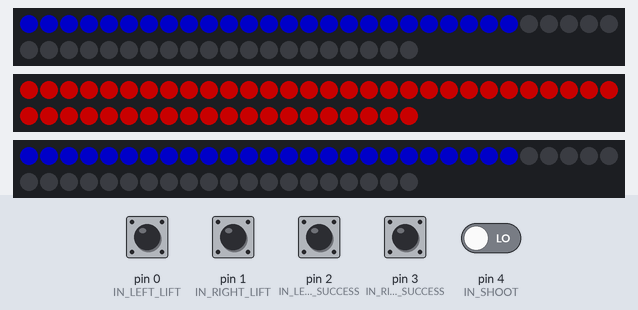
This sketch was run on a simulated Arduino Uno, built with avr-gcc and run on an emulated ATmega328P. On the bench: 3 × 50 RGB LEDs in strip order, left to right, continuing on the next row. The test bench sets the inputs (shaded band); at power-on: pin 0 (IN_LEFT_LIFT), pin 1 (IN_RIGHT_LIFT), pin 2 (IN_LEFT_SUCCESS), pin 3 (IN_RIGHT_SUCCESS), pin 4 (IN_SHOOT) LOW. Dim RGB values are drawn brighter than linear.

Above: at 1.2 s.
1.3 s: pin 4 (IN_SHOOT) driven HIGH
At 1.8 s:
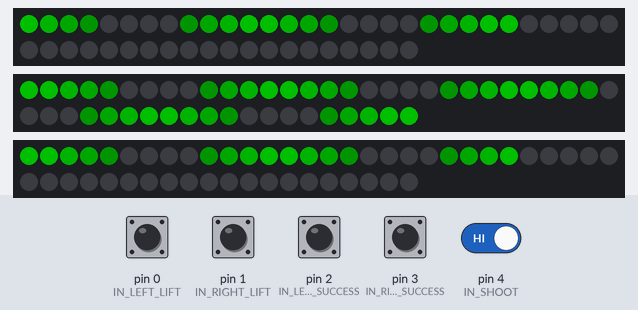
3.7 s: pin 4 (IN_SHOOT) driven LOW
At 4.9 s:
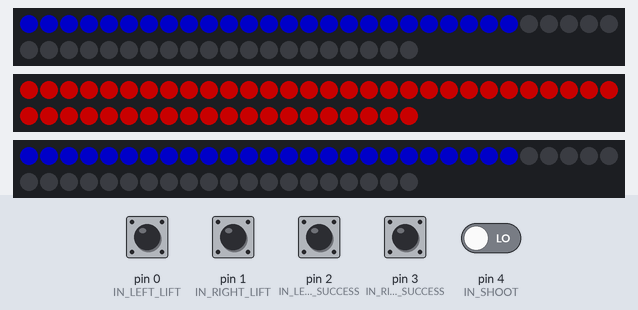
5.2 s: pin 1 (IN_RIGHT_LIFT) pulled HIGH for 1 s
At 5.68 s:
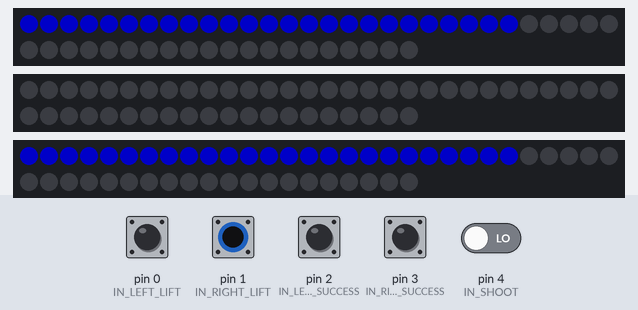
7.7 s: pin 0 (IN_LEFT_LIFT) pulled HIGH for 1 s
At 8.41 s:
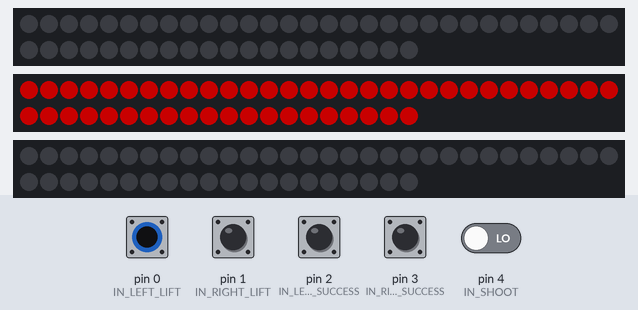
10.2 s: pin 0 (IN_LEFT_LIFT) driven HIGH and pin 1 (IN_RIGHT_LIFT) driven HIGH
At 11.44 s:
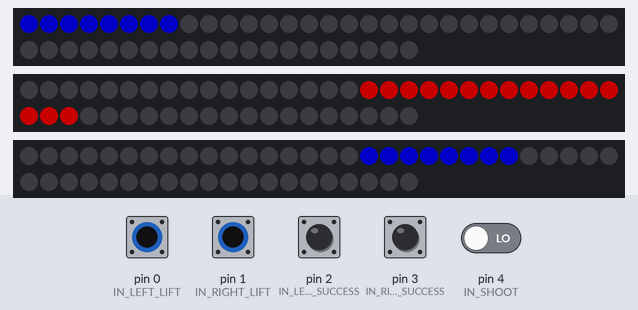
13.2 s: pin 0 (IN_LEFT_LIFT) driven LOW
At 13.99 s:
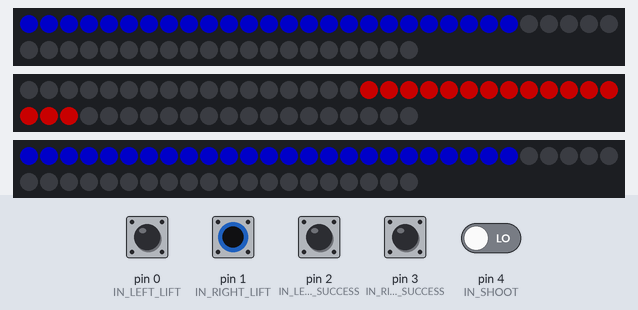
Timing chart, 0 to 16.2 s (numbered marks = the images above; inputs shaded):
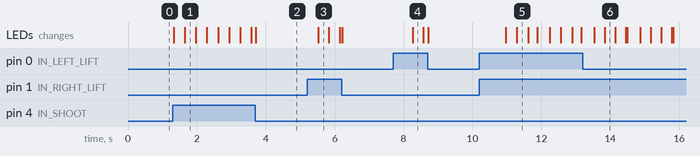

The sketch:

LEDControl.ino
```cpp
#include <Adafruit_NeoPixel.h>  //Library to control LED strip

#define NUM_LEDS 25      // Number of leds per strip (multiplied by 2 for 2 sides of the wing)

#define IN_LEFT_LIFT 0
#define IN_RIGHT_LIFT 1
#define IN_LEFT_SUCCESS 2
#define IN_RIGHT_SUCCESS 3
#define IN_SHOOT 4

#define LEFT_SIDE 0
#define RIGHT_SIDE 1

Adafruit_NeoPixel leftPixels = Adafruit_NeoPixel(NUM_LEDS * 2, 6, NEO_GRB + NEO_KHZ800); // 2nd number is pin
Adafruit_NeoPixel rightPixels = Adafruit_NeoPixel(NUM_LEDS * 2, 7, NEO_GRB + NEO_KHZ800);
Adafruit_NeoPixel leftPixels2 = Adafruit_NeoPixel(NUM_LEDS * 2, 8, NEO_GRB + NEO_KHZ800);

uint32_t t = 0;

uint32_t RED, BLUE;

void setup(){
  leftPixels.begin();
  leftPixels.setBrightness(100); // percent
  leftPixels.show(); // all pixels start off
  rightPixels.begin();
  rightPixels.setBrightness(100);
  rightPixels.show();
  leftPixels2.begin();
  leftPixels2.setBrightness(100); // percent
  leftPixels2.show(); // all pixels start off

  pinMode(IN_LEFT_LIFT, INPUT);
  pinMode(IN_RIGHT_LIFT, INPUT);
  pinMode(IN_LEFT_SUCCESS, INPUT);
  pinMode(IN_RIGHT_SUCCESS, INPUT);
  pinMode(IN_SHOOT, INPUT);

  RED = rightPixels.Color(255, 0, 0);
  BLUE = leftPixels.Color(0, 0, 255);
}

void loop(){
  t++;

  if(digitalRead(IN_SHOOT)) {
    shootPattern(LEFT_SIDE);
    shootPattern(RIGHT_SIDE);
  } else {
    if(digitalRead(IN_LEFT_LIFT))
      liftPattern(LEFT_SIDE, BLUE);
    else if(digitalRead(IN_LEFT_SUCCESS))
      successPattern(LEFT_SIDE, BLUE);
    else
      solid(LEFT_SIDE, BLUE);

    if(digitalRead(IN_RIGHT_LIFT))
      liftPattern(RIGHT_SIDE, RED);
    else if(digitalRead(IN_RIGHT_SUCCESS))
      successPattern(RIGHT_SIDE, RED);
    else
      solid(RIGHT_SIDE, RED);
  }

  leftPixels.show();
  rightPixels.show();
  leftPixels2.show();
  delay(30);
}

// 1 is right
void setLEDMirrored(int side, int pixel, uint32_t color) {
  if(side == RIGHT_SIDE) {
    pixel = NUM_LEDS - pixel - 1;
    rightPixels.setPixelColor(pixel, color);
    rightPixels.setPixelColor(NUM_LEDS * 2 - pixel - 1, color);
  } else {
    leftPixels.setPixelColor(pixel, color);
    leftPixels2.setPixelColor(NUM_LEDS - pixel - 1, color);
  }
  Adafruit_NeoPixel * pixels = side == RIGHT_SIDE ? &rightPixels : &leftPixels;
}

void solid(int side, uint32_t color) {
  for(int j = 0; j < NUM_LEDS; j++)
    setLEDMirrored(side, j, color);
}

void blank(int side) {
  solid(side, leftPixels.Color(0, 0, 0));
}

void liftPattern(int side, uint32_t color) {
  int t_loop = t % (NUM_LEDS + 10);
  if(t_loop == NUM_LEDS + 9) {
    blank(side);
  }
  if(t_loop < NUM_LEDS) {
    setLEDMirrored(side, t_loop, color);
  }
}

void shootPattern(int side) {
  for(int i = 0; i < NUM_LEDS; i++) {
    int j = i + t;
    j %= 12;
    if(j <= 4)
      setLEDMirrored(side, i, leftPixels.Color(0, 51 * j, 0));
    else if(j <= 9)
      setLEDMirrored(side, i, leftPixels.Color(0, 51 * (9 - j), 0));
    else
      setLEDMirrored(side, i, leftPixels.Color(0, 0, 0));
  }
}

void successPattern(int side, uint32_t color) {
  if(t % 20 < 10)
    blank(side);
  else
    solid(side, color);
}
```

Measured:
- after the input at 1.3 s, the LEDs: first change at once (image 1 shows a later state)
- after the input at 3.7 s, the LEDs: change at once (image 2)
- after the input at 5.2 s, the LEDs: change after 0.33 s (image 3)
- after the input at 7.7 s, the LEDs: change after 0.56 s (image 4)
- after the input at 10.2 s, the LEDs: first change after 0.76 s (image 5 shows a later state)
- after the input at 13.2 s, the LEDs: first change after 0.34 s (image 6 shows a later state)
